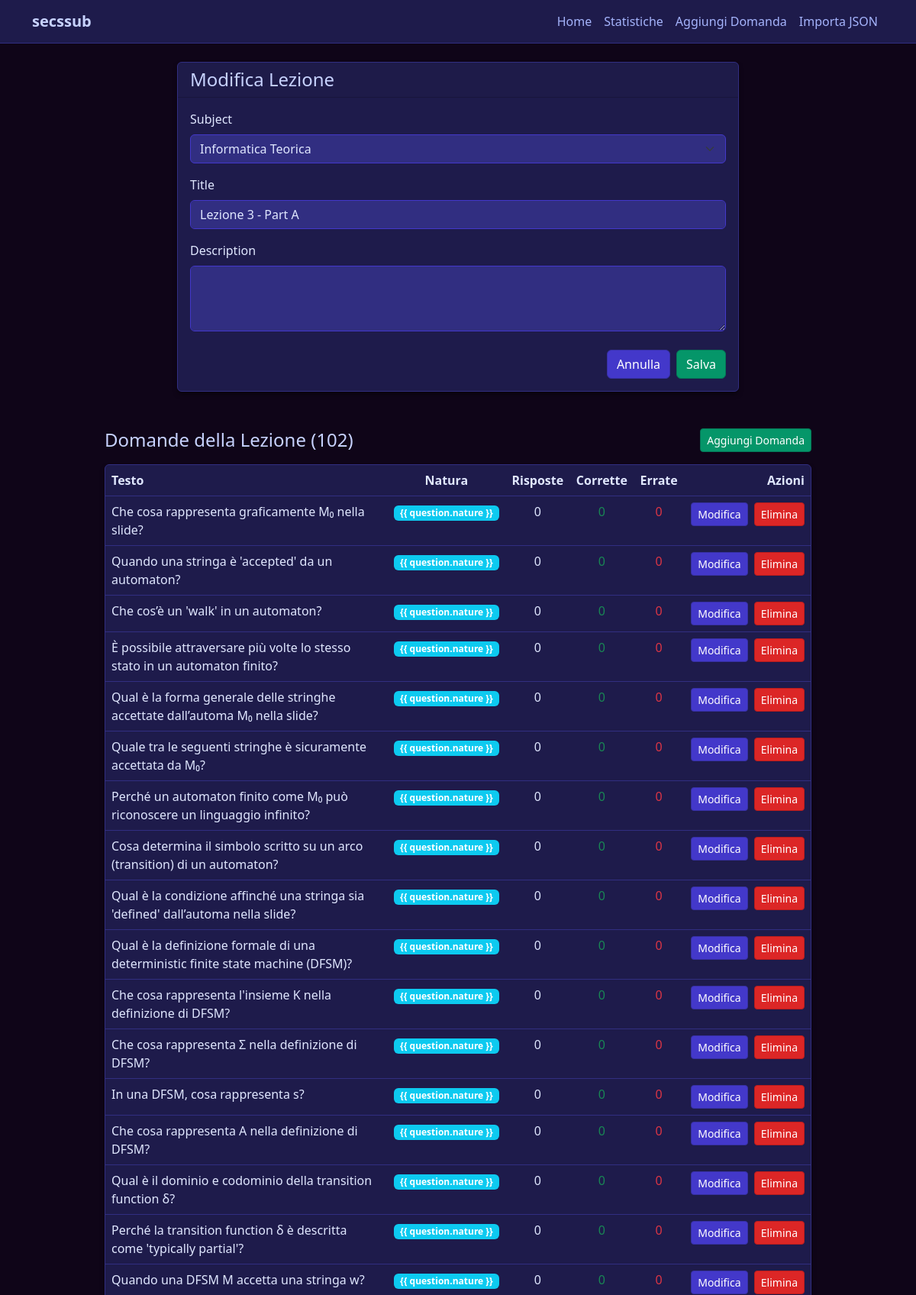
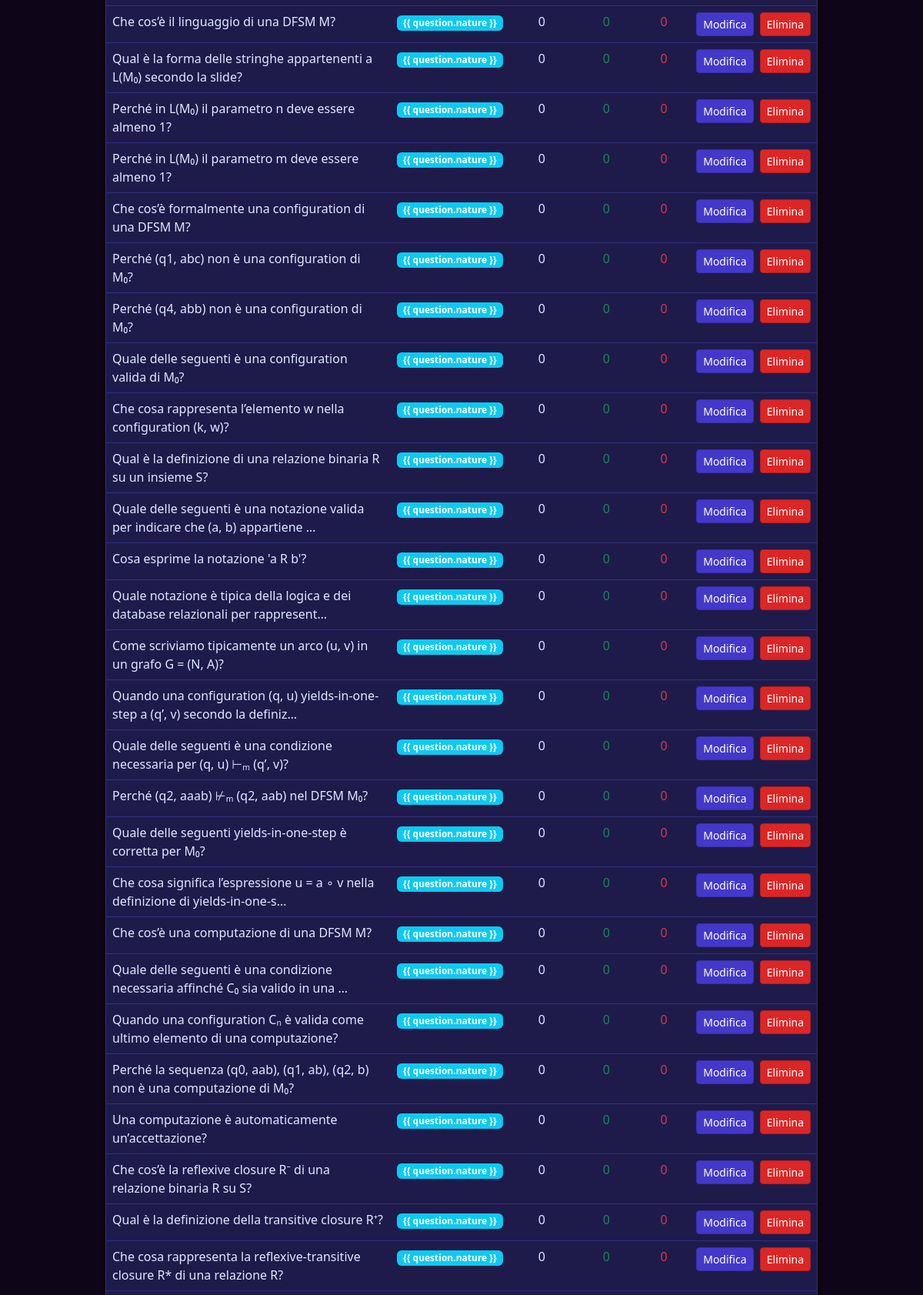
Page /lectures/7/edit/ (upper part) on the committed database (2 pictures, top to bottom).
### quiz/models.py (models this page shows, shortened)
class Lecture(models.Model):
    subject = models.ForeignKey(Subject, on_delete=models.CASCADE, related_name="lectures", null=True, blank=True)
    title = models.CharField(max_length=200)
    description = models.TextField(blank=True)

class Question(models.Model):
    lecture = models.ForeignKey(Lecture, on_delete=models.CASCADE, related_name="questions")
    text = models.TextField()
    page_number = models.IntegerField(null=True, blank=True, help_text="Slide/Page number reference")
    nature = models.CharField(max_length=20, choices=[('Teorica', 'Teorica'), ('Pratica', 'Pratica')], default='Teorica')
    times_answered = models.IntegerField(default=0)
    times_correct = models.IntegerField(default=0)
    times_wrong = models.IntegerField(default=0)

### quiz/views.py (the view)
# urls.py: path('lectures/<int:lecture_id>/edit/', views.lecture_update, name='lecture_update'),
def lecture_update(request, lecture_id):
    lecture = get_object_or_404(Lecture, pk=lecture_id)
    if request.method == 'POST':
        form = LectureForm(request.POST, instance=lecture)
        if form.is_valid():
            form.save()
            return redirect('lecture_list')
    else:
        form = LectureForm(instance=lecture)
    questions = lecture.questions.all()
    return render(request, 'quiz/lecture_form.html', {
        'form': form,
        'title': 'Modifica Lezione',
        'questions': questions,
        'lecture': lecture
    })

### quiz/forms.py
class LectureForm(forms.ModelForm):
    class Meta:
        model = Lecture
        fields = ['subject', 'title', 'description']
        widgets = {
            'subject': forms.Select(attrs={'class': 'form-select'}),
            'title': forms.TextInput(attrs={'class': 'form-control'}),
            'description': forms.Textarea(attrs={'class': 'form-control', 'rows': 3}),
        }

### quiz/models.py (called while the page is built)
    def __str__(self):
        return self.name

### quiz/templates/quiz/lecture_form.html (shortened to what this page needs)
{% extends 'quiz/base.html' %}
{% block content %}
<div class="row justify-content-center">
    <div class="col-md-8">
        <div class="card">
            <div class="card-header">
                <h4 class="mb-0">{{ title }}</h4>
            </div>
            <div class="card-body">
                <form method="post">
                    {% for field in form %}
                    <div class="mb-3">
                        <label class="form-label">{{ field.label }}</label>
                        {{ field }}
                    </div>
                    {% endfor %}
                    <div class="d-flex justify-content-end gap-2 mt-4">
                        <a href="javascript:history.back()" class="btn btn-secondary">Annulla</a>
                        <button type="submit" class="btn btn-success">Salva</button>
                    </div>
                </form>
            </div>
        </div>
    </div>
</div>
{% if lecture %}
<div class="row justify-content-center mt-5">
    <div class="col-md-10">
        <div class="d-flex justify-content-between align-items-center mb-3">
            <h4 class="mb-0">Domande della Lezione ({{ questions.count }})</h4>
            <a href="{% url 'question_create' lecture.id %}" class="btn btn-success btn-sm">Aggiungi Domanda</a>
        </div>
        <div class="card">
            <div class="card-body p-0">
                <div class="table-responsive">
                    <table class="table table-hover mb-0">
                        <thead>
                            <tr>
                                <th style="width: 40%">Testo</th>
                                <th class="text-center">Natura</th>
                                <th class="text-center">Risposte</th>
                                <th class="text-center">Corrette</th>
                                <th class="text-center">Errate</th>
                                <th class="text-end">Azioni</th>
                            </tr>
                        </thead>
                        <tbody>
                            {% for question in questions %}
                            <tr>
                                <td>{{ question.text|truncatechars:80 }}</td>
                                <td class="text-center"><span
                                        class="badge {% if question.nature == 'Teorica' %}bg-info{% else %}bg-warning{% endif %}">{{
                                        question.nature }}</span></td>
                                <td class="text-center">{{ question.times_answered }}</td>
                                <td class="text-center text-success">{{ question.times_correct }}</td>
                                <td class="text-center text-danger">{{ question.times_wrong }}</td>
                                <td class="text-end">
                                    <a href="{% url 'question_update' question.id %}"
                                        class="btn btn-sm btn-secondary">Modifica</a>
                                    <a href="{% url 'question_delete' question.id %}"
                                        class="btn btn-sm btn-danger ms-1">Elimina</a>
                                </td>
                            </tr>
                            {% empty %}
                            <tr>
                                <td colspan="6" class="text-center py-4">Nessuna domanda in questa lezione.</td>
                            </tr>
                            {% endfor %}
                        </tbody>
                    </table>
                </div>
            </div>
        </div>
    </div>
</div>
{% endif %}
{% endblock %}

### quiz/static/quiz/styles.css (style rules this page uses)
body { background-color: #0f0518; color: #e0e7ff; font-family: 'Segoe UI', Tahoma, Geneva, Verdana, sans-serif; }
h1, h2, h3, h4, h5, h6 { color: #c7d2fe; }
a { color: #a78bfa; text-decoration: none; }
.card { background-color: #1e1b4b; border: 1px solid #312e81; color: #e0e7ff; box-shadow: 0 4px 6px -1px rgba(0, 0, 0, 0.5); }
.btn-secondary { background-color: #4338ca; border-color: #3730a3; }
.btn-success { background-color: #059669; border-color: #047857; }
.btn-danger { background-color: #dc2626; border-color: #b91c1c; }
.table { color: #e0e7ff; border-color: #312e81; }
.table > :not(caption) > * > * { background-color: transparent; border-bottom-color: #312e81; color: #e0e7ff; }
.form-control, .form-select { background-color: #312e81; border-color: #4338ca; color: #e0e7ff; }
.form-control::placeholder { color: #818cf8; }

### rows in the picture
Lecture: form "Informatica Teorica" "Lezione 3 - Part A", count "102"
Question: text "Che cosa rappresenta graficamente M₀ nella slide?", times_answered "0", times_correct "0", times_wrong "0"
Question: text "Quando una stringa è 'accepted' da un automaton?", times_answered "0", times_correct "0", times_wrong "0"
Question: text "Che cos’è un 'walk' in un automaton?", times_answered "0", times_correct "0", times_wrong "0"
Question: text "È possibile attraversare più volte lo stesso stato in un automaton finito?", times_answered "0", times_correct "0", times_wrong "0"
Question: text "Qual è la forma generale delle stringhe accettate dall’automa M₀ nella slide?", times_answered "0", times_correct "0", times_wrong "0"
Question: text "Quale tra le seguenti stringhe è sicuramente accettata da M₀?", times_answered "0", times_correct "0", times_wrong "0"
Question: text "Perché un automaton finito come M₀ può riconoscere un linguaggio infinito?", times_answered "0", times_correct "0", times_wrong "0"
Question: text "Cosa determina il simbolo scritto su un arco (transition) di un automaton?", times_answered "0", times_correct "0", times_wrong "0"
Question: text "Qual è la condizione affinché una stringa sia 'defined' dall’automa nella slide?", times_answered "0", times_correct "0", times_wrong "0"
Question: text "Qual è la definizione formale di una deterministic finite state machine (DFSM)?", times_answered "0", times_correct "0", times_wrong "0"
Question: text "Che cosa rappresenta l'insieme K nella definizione di DFSM?", times_answered "0", times_correct "0", times_wrong "0"
Question: text "Che cosa rappresenta Σ nella definizione di DFSM?", times_answered "0", times_correct "0", times_wrong "0"
Question: text "In una DFSM, cosa rappresenta s?", times_answered "0", times_correct "0", times_wrong "0"
Question: text "Che cosa rappresenta A nella definizione di DFSM?", times_answered "0", times_correct "0", times_wrong "0"
Question: text "Qual è il dominio e codominio della transition function δ?", times_answered "0", times_correct "0", times_wrong "0"
Question: text "Perché la transition function δ è descritta come 'typically partial'?", times_answered "0", times_correct "0", times_wrong "0"
Question: text "Quando una DFSM M accetta una stringa w?", times_answered "0", times_correct "0", times_wrong "0"
Question: text "Che cos’è il linguaggio di una DFSM M?", times_answered "0", times_correct "0", times_wrong "0"
Question: text "Qual è la forma delle stringhe appartenenti a L(M₀) secondo la slide?", times_answered "0", times_correct "0", times_wrong "0"
Question: text "Perché in L(M₀) il parametro n deve essere almeno 1?", times_answered "0", times_correct "0", times_wrong "0"
Question: text "Perché in L(M₀) il parametro m deve essere almeno 1?", times_answered "0", times_correct "0", times_wrong "0"
Question: text "Che cos’è formalmente una configuration di una DFSM M?", times_answered "0", times_correct "0", times_wrong "0"
Question: text "Perché (q1, abc) non è una configuration di M₀?", times_answered "0", times_correct "0", times_wrong "0"
Question: text "Perché (q4, abb) non è una configuration di M₀?", times_answered "0", times_correct "0", times_wrong "0"
Question: text "Quale delle seguenti è una configuration valida di M₀?", times_answered "0", times_correct "0", times_wrong "0"
Question: text "Che cosa rappresenta l’elemento w nella configuration (k, w)?", times_answered "0", times_correct "0", times_wrong "0"
Question: text "Qual è la definizione di una relazione binaria R su un insieme S?", times_answered "0", times_correct "0", times_wrong "0"
Question: text "Quale delle seguenti è una notazione valida per indicare che (a, b) appartiene …", times_answered "0", times_correct "0", times_wrong "0"
Question: text "Cosa esprime la notazione 'a R b'?", times_answered "0", times_correct "0", times_wrong "0"
Question: text "Quale notazione è tipica della logica e dei database relazionali per rappresent…", times_answered "0", times_correct "0", times_wrong "0"
Question: text "Come scriviamo tipicamente un arco (u, v) in un grafo G = (N, A)?", times_answered "0", times_correct "0", times_wrong "0"
Question: text "Quando una configuration (q, u) yields-in-one-step a (q’, v) secondo la definiz…", times_answered "0", times_correct "0", times_wrong "0"
Question: text "Quale delle seguenti è una condizione necessaria per (q, u) ⊢ₘ (q’, v)?", times_answered "0", times_correct "0", times_wrong "0"
Question: text "Perché (q2, aaab) ⊬ₘ (q2, aab) nel DFSM M₀?", times_answered "0", times_correct "0", times_wrong "0"
Question: text "Quale delle seguenti yields-in-one-step è corretta per M₀?", times_answered "0", times_correct "0", times_wrong "0"
Question: text "Che cosa significa l’espressione u = a ∘ v nella definizione di yields-in-one-s…", times_answered "0", times_correct "0", times_wrong "0"
Question: text "Che cos’è una computazione di una DFSM M?", times_answered "0", times_correct "0", times_wrong "0"
Question: text "Quale delle seguenti è una condizione necessaria affinché C₀ sia valido in una …", times_answered "0", times_correct "0", times_wrong "0"
Question: text "Quando una configuration Cₙ è valida come ultimo elemento di una computazione?", times_answered "0", times_correct "0", times_wrong "0"
Question: text "Perché la sequenza (q0, aab), (q1, ab), (q2, b) non è una computazione di M₀?", times_answered "0", times_correct "0", times_wrong "0"
Question: text "Una computazione è automaticamente un’accettazione?", times_answered "0", times_correct "0", times_wrong "0"
Question: text "Che cos’è la reflexive closure R⁻ di una relazione binaria R su S?", times_answered "0", times_correct "0", times_wrong "0"
Question: text "Qual è la definizione della transitive closure R⁺?", times_answered "0", times_correct "0", times_wrong "0"
Question: text "Che cosa rappresenta la reflexive-transitive closure R* di una relazione R?", times_answered "0", times_correct "0", times_wrong "0"

### other values in the picture
{{ title }} "Modifica Lezione"
{{ field.label }} "Subject" "Title" "Description"
